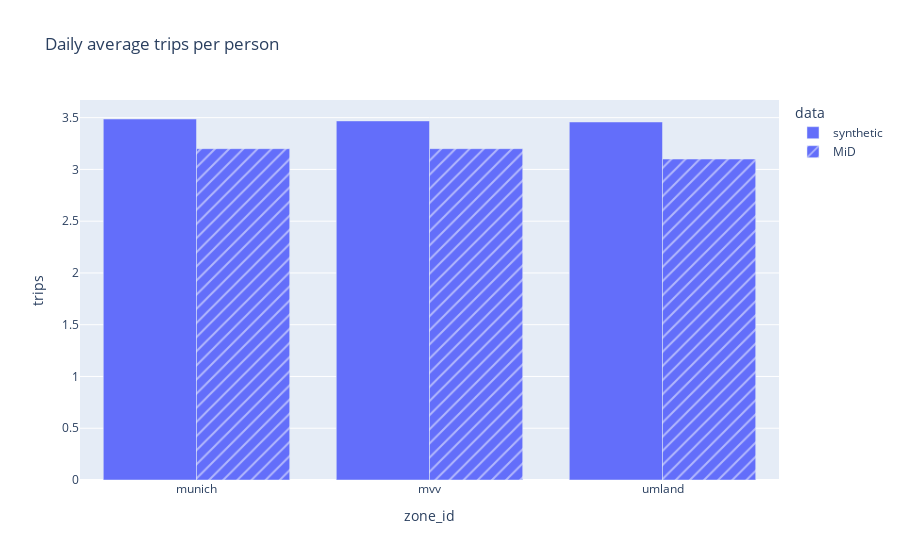

This figure's notebook cell:
### Code cell
px.bar(
    df, x = "zone_id", y = "trips", pattern_shape = "data", barmode = "group",
    title = "Daily average trips per person"
)

### Figure 1 — Plotly figure (JSON) as saved in the notebook; plotly's stock layout.template omitted (floating-point values rounded to 4 significant figures)
{"data": [{"alignmentgroup": "True", "hovertemplate": "data=synthetic<br>zone_id=%{x}<br>trips=%{y}<extra></extra>", "legendgroup": "synthetic", "marker": {"color": "#636efa", "pattern": {"shape": ""}}, "name": "synthetic", "offsetgroup": "synthetic", "orientation": "v", "showlegend": true, "textposition": "auto", "type": "bar", "x": ["munich", "mvv", "umland"], "xaxis": "x", "y": [3.487, 3.469, 3.458], "yaxis": "y"}, {"alignmentgroup": "True", "hovertemplate": "data=MiD<br>zone_id=%{x}<br>trips=%{y}<extra></extra>", "legendgroup": "MiD", "marker": {"color": "#636efa", "pattern": {"shape": "/"}}, "name": "MiD", "offsetgroup": "MiD", "orientation": "v", "showlegend": true, "textposition": "auto", "type": "bar", "x": ["mvv", "munich", "umland"], "xaxis": "x", "y": [3.2, 3.2, 3.1], "yaxis": "y"}], "layout": {"barmode": "group", "legend": {"title": {"text": "data"}, "tracegroupgap": 0}, "title": {"text": "Daily average trips per person"}, "xaxis": {"anchor": "y", "domain": [0, 1], "title": {"text": "zone_id"}}, "yaxis": {"anchor": "x", "domain": [0, 1], "title": {"text": "trips"}}}}
